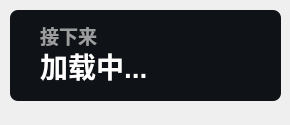
<?xml version="1.0" encoding="UTF-8"?>
<ui version="4.0">
 <class>Theme</class>
 <widget class="QWidget" name="Form">
  <property name="geometry">
   <rect>
    <x>0</x>
    <y>0</y>
    <width>290</width>
    <height>125</height>
   </rect>
  </property>
  <property name="minimumSize">
   <size>
    <width>0</width>
    <height>100</height>
   </size>
  </property>
  <property name="maximumSize">
   <size>
    <width>16777215</width>
    <height>65536</height>
   </size>
  </property>
  <property name="windowTitle">
   <string>更多活动</string>
  </property>
  <widget class="QLabel" name="next_subtitle">
   <property name="geometry">
    <rect>
     <x>40</x>
     <y>20</y>
     <width>211</width>
     <height>31</height>
    </rect>
   </property>
   <property name="font">
    <font>
     <family>Microsoft YaHei UI</family>
     <pointsize>14</pointsize>
     <weight>75</weight>
     <bold>true</bold>
    </font>
   </property>
   <property name="styleSheet">
    <string notr="true">color: rgba(255, 255, 255, 150);
font-weight: bold;</string>
   </property>
   <property name="text">
    <string>接下来</string>
   </property>
   <property name="textFormat">
    <enum>Qt::PlainText</enum>
   </property>
   <property name="alignment">
    <set>Qt::AlignLeading|Qt::AlignLeft|Qt::AlignVCenter</set>
   </property>
  </widget>
  <widget class="QLabel" name="next_lesson_text">
   <property name="geometry">
    <rect>
     <x>40</x>
     <y>40</y>
     <width>221</width>
     <height>51</height>
    </rect>
   </property>
   <property name="font">
    <font>
     <family>Microsoft YaHei UI</family>
     <pointsize>21</pointsize>
     <weight>75</weight>
     <bold>true</bold>
    </font>
   </property>
   <property name="styleSheet">
    <string notr="true">border: none;
color: rgba(255, 255, 255, 255);
font-weight: bold</string>
   </property>
   <property name="text">
    <string>加载中...</string>
   </property>
   <property name="textFormat">
    <enum>Qt::PlainText</enum>
   </property>
   <property name="alignment">
    <set>Qt::AlignLeading|Qt::AlignLeft|Qt::AlignVCenter</set>
   </property>
  </widget>
  <widget class="QLabel" name="backgnd">
   <property name="geometry">
    <rect>
     <x>10</x>
     <y>10</y>
     <width>271</width>
     <height>91</height>
    </rect>
   </property>
   <property name="styleSheet">
    <string notr="true">background-color: rgba(15, 18, 22, 255);
border-radius: 8px</string>
   </property>
   <property name="text">
    <string/>
   </property>
  </widget>
  <zorder>backgnd</zorder>
  <zorder>next_subtitle</zorder>
  <zorder>next_lesson_text</zorder>
 </widget>
 <resources/>
 <connections/>
</ui>
